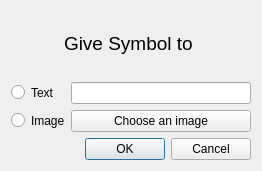
<?xml version="1.0" encoding="UTF-8"?>
<ui version="4.0">
 <class>PlayerSymbolDialog</class>
 <widget class="QDialog" name="PlayerSymbolDialog">
  <property name="windowModality">
   <enum>Qt::ApplicationModal</enum>
  </property>
  <property name="geometry">
   <rect>
    <x>0</x>
    <y>0</y>
    <width>262</width>
    <height>171</height>
   </rect>
  </property>
  <property name="windowTitle">
   <string>Player Symbol Dialog</string>
  </property>
  <layout class="QGridLayout" name="gridLayout">
   <item row="3" column="0">
    <widget class="QRadioButton" name="radioButton_image">
     <property name="maximumSize">
      <size>
       <width>40</width>
       <height>16777215</height>
      </size>
     </property>
     <property name="text">
      <string/>
     </property>
    </widget>
   </item>
   <item row="1" column="0">
    <widget class="QRadioButton" name="radioButton_text">
     <property name="sizePolicy">
      <sizepolicy hsizetype="Minimum" vsizetype="Fixed">
       <horstretch>0</horstretch>
       <verstretch>0</verstretch>
      </sizepolicy>
     </property>
     <property name="maximumSize">
      <size>
       <width>40</width>
       <height>16777215</height>
      </size>
     </property>
     <property name="text">
      <string/>
     </property>
    </widget>
   </item>
   <item row="1" column="2">
    <widget class="QLineEdit" name="lineEdit_text"/>
   </item>
   <item row="1" column="1">
    <widget class="QLabel" name="label_text">
     <property name="text">
      <string>Text</string>
     </property>
    </widget>
   </item>
   <item row="3" column="1">
    <widget class="QLabel" name="label_image">
     <property name="text">
      <string>Image</string>
     </property>
    </widget>
   </item>
   <item row="3" column="2">
    <widget class="QPushButton" name="pushButton">
     <property name="text">
      <string>Choose an image</string>
     </property>
    </widget>
   </item>
   <item row="0" column="0" colspan="3">
    <widget class="QLabel" name="label_title">
     <property name="font">
      <font>
       <pointsize>14</pointsize>
      </font>
     </property>
     <property name="text">
      <string>Give Symbol to </string>
     </property>
     <property name="alignment">
      <set>Qt::AlignCenter</set>
     </property>
    </widget>
   </item>
   <item row="4" column="2">
    <widget class="QDialogButtonBox" name="buttonBox">
     <property name="orientation">
      <enum>Qt::Horizontal</enum>
     </property>
     <property name="standardButtons">
      <set>QDialogButtonBox::Cancel|QDialogButtonBox::Ok</set>
     </property>
    </widget>
   </item>
  </layout>
 </widget>
 <resources/>
 <connections>
  <connection>
   <sender>buttonBox</sender>
   <signal>accepted()</signal>
   <receiver>PlayerSymbolDialog</receiver>
   <slot>accept()</slot>
   <hints>
    <hint type="sourcelabel">
     <x>248</x>
     <y>254</y>
    </hint>
    <hint type="destinationlabel">
     <x>157</x>
     <y>274</y>
    </hint>
   </hints>
  </connection>
  <connection>
   <sender>buttonBox</sender>
   <signal>rejected()</signal>
   <receiver>PlayerSymbolDialog</receiver>
   <slot>reject()</slot>
   <hints>
    <hint type="sourcelabel">
     <x>316</x>
     <y>260</y>
    </hint>
    <hint type="destinationlabel">
     <x>286</x>
     <y>274</y>
    </hint>
   </hints>
  </connection>
 </connections>
</ui>
